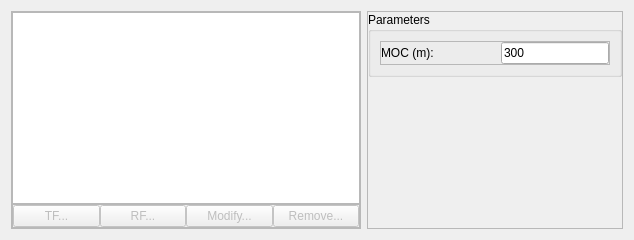
               <widget class="QWidget" name="tabInitial">
                <attribute name="title">
                 <string>Initial Approach</string>
                </attribute>
                <layout class="QHBoxLayout" name="horizontalLayout_12">
                 <item>
                  <widget class="QFrame" name="frame_13">
                   <property name="minimumSize">
                    <size>
                     <width>350</width>
                     <height>0</height>
                    </size>
                   </property>
                   <property name="maximumSize">
                    <size>
                     <width>16777215</width>
                     <height>16777215</height>
                    </size>
                   </property>
                   <property name="frameShape">
                    <enum>QFrame::StyledPanel</enum>
                   </property>
                   <property name="frameShadow">
                    <enum>QFrame::Raised</enum>
                   </property>
                   <layout class="QVBoxLayout" name="verticalLayout_20">
                    <property name="spacing">
                     <number>0</number>
                    </property>
                    <property name="margin">
                     <number>0</number>
                    </property>
                    <item>
                     <widget class="QTableView" name="tblLegsIA">
                      <property name="sizePolicy">
                       <sizepolicy hsizetype="Preferred" vsizetype="Preferred">
                        <horstretch>0</horstretch>
                        <verstretch>0</verstretch>
                       </sizepolicy>
                      </property>
                      <property name="minimumSize">
                       <size>
                        <width>0</width>
                        <height>0</height>
                       </size>
                      </property>
                      <property name="sortingEnabled">
                       <bool>false</bool>
                      </property>
                      <attribute name="horizontalHeaderCascadingSectionResizes">
                       <bool>false</bool>
                      </attribute>
                     </widget>
                    </item>
                    <item>
                     <widget class="QFrame" name="frame_14">
                      <property name="maximumSize">
                       <size>
                        <width>16777215</width>
                        <height>25</height>
                       </size>
                      </property>
                      <property name="frameShape">
                       <enum>QFrame::StyledPanel</enum>
                      </property>
                      <property name="frameShadow">
                       <enum>QFrame::Raised</enum>
                      </property>
                      <layout class="QHBoxLayout" name="horizontalLayout_11">
                       <property name="spacing">
                        <number>0</number>
                       </property>
                       <property name="margin">
                        <number>0</number>
                       </property>
                       <item>
                        <widget class="QPushButton" name="btnAddTF_IA">
                         <property name="enabled">
                          <bool>false</bool>
                         </property>
                         <property name="font">
                          <font>
                           <weight>50</weight>
                           <bold>false</bold>
                          </font>
                         </property>
                         <property name="text">
                          <string>TF...</string>
                         </property>
                        </widget>
                       </item>
                       <item>
                        <widget class="QPushButton" name="btnAddRF_IA">
                         <property name="enabled">
                          <bool>false</bool>
                         </property>
                         <property name="font">
                          <font>
                           <weight>50</weight>
                           <bold>false</bold>
                          </font>
                         </property>
                         <property name="text">
                          <string>RF...</string>
                         </property>
                        </widget>
                       </item>
                       <item>
                        <widget class="QPushButton" name="btnModify_IA">
                         <property name="enabled">
                          <bool>false</bool>
                         </property>
                         <property name="font">
                          <font>
                           <weight>50</weight>
                           <bold>false</bold>
                          </font>
                         </property>
                         <property name="text">
                          <string>Modify...</string>
                         </property>
                        </widget>
                       </item>
                       <item>
                        <widget class="QPushButton" name="btnRemove_IA">
                         <property name="enabled">
                          <bool>false</bool>
                         </property>
                         <property name="font">
                          <font>
                           <weight>50</weight>
                           <bold>false</bold>
                          </font>
                         </property>
                         <property name="text">
                          <string>Remove...</string>
                         </property>
                        </widget>
                       </item>
                      </layout>
                     </widget>
                    </item>
                   </layout>
                  </widget>
                 </item>
                 <item>
                  <widget class="QFrame" name="frame_15">
                   <property name="sizePolicy">
                    <sizepolicy hsizetype="Fixed" vsizetype="Preferred">
                     <horstretch>0</horstretch>
                     <verstretch>0</verstretch>
                    </sizepolicy>
                   </property>
                   <property name="frameShape">
                    <enum>QFrame::StyledPanel</enum>
                   </property>
                   <property name="frameShadow">
                    <enum>QFrame::Raised</enum>
                   </property>
                   <layout class="QVBoxLayout" name="verticalLayout_21">
                    <property name="spacing">
                     <number>0</number>
                    </property>
                    <property name="margin">
                     <number>0</number>
                    </property>
                    <item>
                     <widget class="QGroupBox" name="groupBox_6">
                      <property name="sizePolicy">
                       <sizepolicy hsizetype="Fixed" vsizetype="Preferred">
                        <horstretch>0</horstretch>
                        <verstretch>0</verstretch>
                       </sizepolicy>
                      </property>
                      <property name="title">
                       <string>Parameters</string>
                      </property>
                      <layout class="QVBoxLayout" name="verticalLayout_22">
                       <item>
                        <widget class="QFrame" name="frame_AltitudeIA1_4">
                         <property name="sizePolicy">
                          <sizepolicy hsizetype="Minimum" vsizetype="Preferred">
                           <horstretch>0</horstretch>
                           <verstretch>0</verstretch>
                          </sizepolicy>
                         </property>
                         <property name="frameShape">
                          <enum>QFrame::StyledPanel</enum>
                         </property>
                         <property name="frameShadow">
                          <enum>QFrame::Raised</enum>
                         </property>
                         <layout class="QHBoxLayout" name="horizontalLayout_39">
                          <property name="spacing">
                           <number>0</number>
                          </property>
                          <property name="margin">
                           <number>0</number>
                          </property>
                          <item>
                           <widget class="QLabel" name="label_27">
                            <property name="sizePolicy">
                             <sizepolicy hsizetype="Fixed" vsizetype="Preferred">
                              <horstretch>0</horstretch>
                              <verstretch>0</verstretch>
                             </sizepolicy>
                            </property>
                            <property name="minimumSize">
                             <size>
                              <width>120</width>
                              <height>0</height>
                             </size>
                            </property>
                            <property name="maximumSize">
                             <size>
                              <width>16777215</width>
                              <height>16777215</height>
                             </size>
                            </property>
                            <property name="font">
                             <font>
                              <family>Arial</family>
                              <weight>50</weight>
                              <bold>false</bold>
                             </font>
                            </property>
                            <property name="text">
                             <string>MOC (m):</string>
                            </property>
                           </widget>
                          </item>
                          <item>
                           <widget class="QLineEdit" name="txtMocIA">
                            <property name="sizePolicy">
                             <sizepolicy hsizetype="Preferred" vsizetype="Fixed">
                              <horstretch>0</horstretch>
                              <verstretch>0</verstretch>
                             </sizepolicy>
                            </property>
                            <property name="minimumSize">
                             <size>
                              <width>75</width>
                              <height>0</height>
                             </size>
                            </property>
                            <property name="maximumSize">
                             <size>
                              <width>113</width>
                              <height>16777215</height>
                             </size>
                            </property>
                            <property name="font">
                             <font>
                              <family>Arial</family>
                              <weight>50</weight>
                              <bold>false</bold>
                             </font>
                            </property>
                            <property name="text">
                             <string>300</string>
                            </property>
                           </widget>
                          </item>
                         </layout>
                        </widget>
                       </item>
                      </layout>
                     </widget>
                    </item>
                    <item>
                     <spacer name="verticalSpacer_6">
                      <property name="orientation">
                       <enum>Qt::Vertical</enum>
                      </property>
                      <property name="sizeHint" stdset="0">
                       <size>
                        <width>20</width>
                        <height>40</height>
                       </size>
                      </property>
                     </spacer>
                    </item>
                   </layout>
                  </widget>
                 </item>
                </layout>
               </widget>
